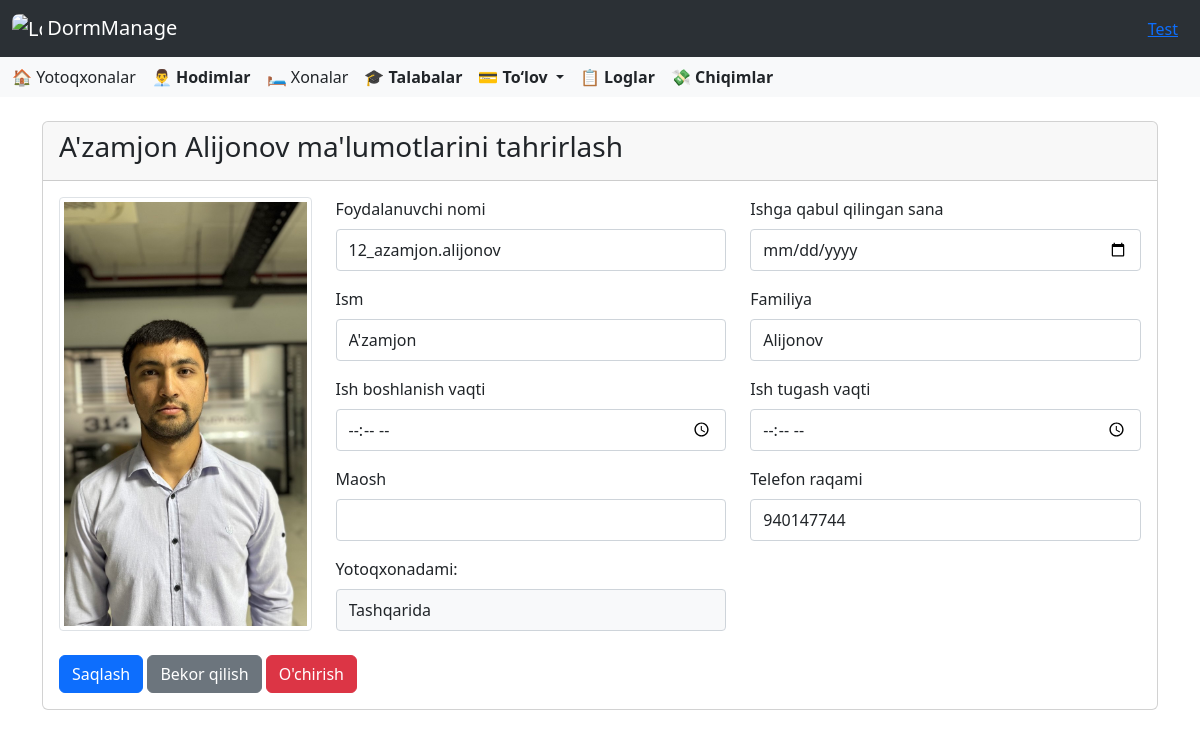
/employees/12/update/ (signed in), run on the app's committed database.
### accounts/models.py (models this page shows, shortened)
class CustomUser(AbstractUser):
    ROLE_CHOICES = [
        ('director', 'Direktor'),
        ('employee', 'Xodim'),
    ]
    role = models.CharField(
        max_length=10,
        choices=ROLE_CHOICES,
        default='other',
        verbose_name='Lavozim'
    )
    work_start = models.TimeField(
        verbose_name='Ish boshlanish vaqti',
        null=True,
        blank=True
    )
    work_end = models.TimeField(
        verbose_name='Ish tugash vaqti',
        null=True,
        blank=True
    )
    phone_number = models.CharField(
        max_length=20,
        blank=True,
        verbose_name='Telefon raqami'
    )
    hire_date = models.CharField(
        max_length=10,
        null=True,
        blank=True,
        verbose_name='Ishga qabul qilingan sana'
    )
    photo = models.ImageField(
        upload_to=staff_photo_upload_path,
        blank=False,
        null=False,
        verbose_name='Hodim surati'
    )
    salary = models.PositiveIntegerField(
        verbose_name='Maosh',
        null=True,
        blank=True,
        help_text="Hodimning maoshi (so'mda)"
    )
    is_in_dormitory = models.BooleanField(default=False)

### accounts/views.py (the view, shortened to what this page needs)
# urls.py: path('<int:pk>/update/', EmployeeUpdateView.as_view(), name='employee_update'),
class EmployeeUpdateView(LoginRequiredMixin, DirectorAccessMixin, UpdateView):
    model = CustomUser
    form_class = CustomUserUpdateForm
    template_name = 'accounts/employee_update.html'
    success_url = reverse_lazy('employees')
    def get_context_data(self, **kwargs):
        context = super().get_context_data(**kwargs)
        context['title'] = f"{self.object.first_name} ma'lumotlarini tahrirlash"
        return context

### accounts/forms.py
class CustomUserUpdateForm(UserChangeForm):
    password = None  # Parolni bu yerda ko'rsatmaymiz, alohida forma orqali o'zgartiriladi
    class Meta:
        model = CustomUser
        fields = [
            'first_name', 'last_name',
            'work_start', 'work_end', 'phone_number',
            'hire_date', 'salary'
        ]
        widgets = {
            'work_start': forms.TimeInput(attrs={'type': 'time'}),
            'work_end': forms.TimeInput(attrs={'type': 'time'}),
            'hire_date': forms.DateInput(attrs={'type': 'date'}),
        }
    def __init__(self, *args, **kwargs):
        super().__init__(*args, **kwargs)
        self.fields['work_start'].label = 'Ish boshlanish vaqti'
        self.fields['work_end'].label = 'Ish tugash vaqti'
        self.fields['phone_number'].label = 'Telefon raqami'
        self.fields['hire_date'].label = 'Ishga qabul qilingan sana'
        self.fields['salary'].label = 'Maosh'
        self.fields['salary'].help_text = "Hodimning maoshi (so'mda)"

### accounts/views.py (called while the page is built)
    def test_func(self):
        return hasattr(self.request.user, 'director')

### templates/accounts/employee_update.html (shortened to what this page needs)
{% extends 'base.html' %}
{% block content %}
<div class="container mt-4">
    <div class="card">
        <div class="card-header">
            <h3 class="card-title">{{ object.get_full_name }} ma'lumotlarini tahrirlash</h3>
        </div>
        <div class="card-body">
            <form method="post" enctype="multipart/form-data">
                <div class="row mb-4">
                    <div class="col-md-3">
                        {% if object.photo %}
                            <img src="{{ object.photo.url }}" alt="Hodim surati" class="img-thumbnail w-100 h-100 object-fit-cover">
                        {% else %}
                            <div class="bg-light text-center d-flex align-items-center justify-content-center w-100 h-100 border">
                                <i class="bi bi-person fs-1 text-muted"></i>
                            </div>
                        {% endif %}
                    </div>
                    <div class="col-md-9">
                        <div class="row mb-3">
                            <div class="col-md-6">
                                <label for="id_username" class="form-label">Foydalanuvchi nomi</label>
                                <input type="text" name="username" value="{{ form.instance.username }}" class="form-control" id="id_username" readonly>
                            </div>
                            <div class="col-md-6">
                                <label for="id_hire_date" class="form-label">Ishga qabul qilingan sana</label>
                                <input type="date" name="hire_date" value="{{ form.instance.hire_date }}" class="form-control" id="id_hire_date">
                            </div>
                        </div>
                        <div class="row mb-3">
                            <div class="col-md-6">
                                <label for="id_first_name" class="form-label">Ism</label>
                                <input type="text" name="first_name" value="{{ form.instance.first_name }}" class="form-control" id="id_first_name">
                            </div>
                            <div class="col-md-6">
                                <label for="id_last_name" class="form-label">Familiya</label>
                                <input type="text" name="last_name" value="{{ form.instance.last_name }}" class="form-control" id="id_last_name">
                            </div>
                        </div>
                        <div class="row mb-3">
                            <div class="col-md-6">
                                <label for="id_work_start" class="form-label">Ish boshlanish vaqti</label>
                                <input type="time" name="work_start" value="{{ form.instance.work_start|time:'H:i' }}" class="form-control" id="id_work_start">
                            </div>
                            <div class="col-md-6">
                                <label for="id_work_end" class="form-label">Ish tugash vaqti</label>
                                <input type="time" name="work_end" value="{{ form.instance.work_end|time:'H:i' }}" class="form-control" id="id_work_end">
                            </div>
                        </div>
                        <div class="row">
                            <div class="col-md-6">
                                <label for="id_salary" class="form-label">Maosh</label>
                                <input type="number" name="salary" value="{{ form.instance.salary }}" class="form-control" id="id_salary">
                            </div>
                            <div class="col-md-6">
                                <label for="id_phone_number" class="form-label">Telefon raqami</label>
                                <input type="text" name="phone_number" value="{{ form.instance.phone_number }}" class="form-control" id="id_phone_number">
                            </div>
                        </div>
                        <div class="row mt-3">
    <div class="col-md-6">
        <label class="form-label">Yotoqxonadami:</label>
        <input type="text"
               class="form-control bg-light"
               value="{{ object.is_in_dormitory|yesno:'Ichkarida,Tashqarida' }}"
               readonly>
    </div>
</div>
                    </div>
                </div>
                <div class="form-group mt-4">
                    <button type="submit" class="btn btn-primary">Saqlash</button>
                    <a href="{% url 'employees' %}" class="btn btn-secondary">Bekor qilish</a>
                    <button type="button" class="btn btn-danger" data-bs-toggle="modal" data-bs-target="#deleteModal">
                        O'chirish
                    </button>
                </div>
            </form>
        </div>
    </div>
</div>
{% endblock %}

### templates/base.html (shortened to what this page needs)
<!DOCTYPE html>
<html lang="en">
<head>
    <link href="https://cdn.jsdelivr.net/npm/bootstrap@5.3.5/dist/css/bootstrap.min.css" rel="stylesheet">
    <link rel="stylesheet" href="https://cdnjs.cloudflare.com/ajax/libs/font-awesome/6.0.0/css/all.min.css">
    <link rel="stylesheet" href="https://cdn.jsdelivr.net/npm/bootstrap-icons@1.10.5/font/bootstrap-icons.css">
    <link href="https://cdn.jsdelivr.net/npm/select2@4.1.0-rc.0/dist/css/select2.min.css" rel="stylesheet" />
</head>
<body>
<nav class="navbar bg-body-tertiary" data-bs-theme="dark">
  <div class="container-fluid">
    <a class="navbar-brand" href="{% url 'dashboard' %}">
      <img src="/media/images/icon.png" alt="Logo" style="width:30px; height:30px; border-radius:7px" class="d-inline-block align-text-top">
      DormManage
    </a>
    <div class="ms-auto" style="margin: 0 10px;">
      <a href="#" class="text-primary text-decoration-underline" data-bs-toggle="modal" data-bs-target="#userInfoModal">
        {{ user.first_name }}
      </a>
    </div>
  </div>
</nav>
<nav class="navbar bg-body-tertiary">
  <div class="container-fluid">
    <div class="d-none d-lg-flex gap-3 align-items-center">
  {% if user.role == 'director' %}
  <a class="nav-link" href="{% url 'dormitories' %}">🏠 Yotoqxonalar</a>
  <a class="nav-link" href="{% url 'employees' %}"><strong>👨‍💼 Hodimlar</strong></a>
  {% endif %}
  <a class="nav-link" href="{% url 'rooms' %}">🛏️ Xonalar</a>
  <a class="nav-link" href="{% url 'students' %}"><strong>🎓 Talabalar</strong></a>
  <div class="nav-item dropdown">
    <a class="nav-link dropdown-toggle" href="#" role="button" data-bs-toggle="dropdown" aria-expanded="false">
      <strong>💳 To‘lov</strong>
    </a>
  </div>
  <a class="nav-link" href="{% url 'logs' %}"><strong>📋 Loglar</strong></a>
  <a class="nav-link" href="{% url 'expense_list' %}"><strong>💸 Chiqimlar</strong></a>
</div>
  </div>
</nav>
{% block content %}
{% endblock %}
</body>
</html>

### templates/accounts/employee_update.html (style rules this page uses)
.form-control, .form-select { padding: 8px 12px; border: 1px solid #ced4da; border-radius: 4px; transition: border-color 0.15s ease-in-out, box-shadow 0.15s ease-in-out; }
label { font-weight: 500; margin-bottom: 5px; display: block; }
.img-thumbnail { border: 1px solid #dee2e6; border-radius: 4px; padding: 4px; background-color: #fff; }

### data on the page
CustomUser: first_name "Test"
CustomUser: get_full_name "A'zamjon Alijonov", photo (picture), username "12_azamjon.alijonov", first_name "A'zamjon", last_name "Alijonov", phone_number "940147744", is_in_dormitory "Tashqarida"
